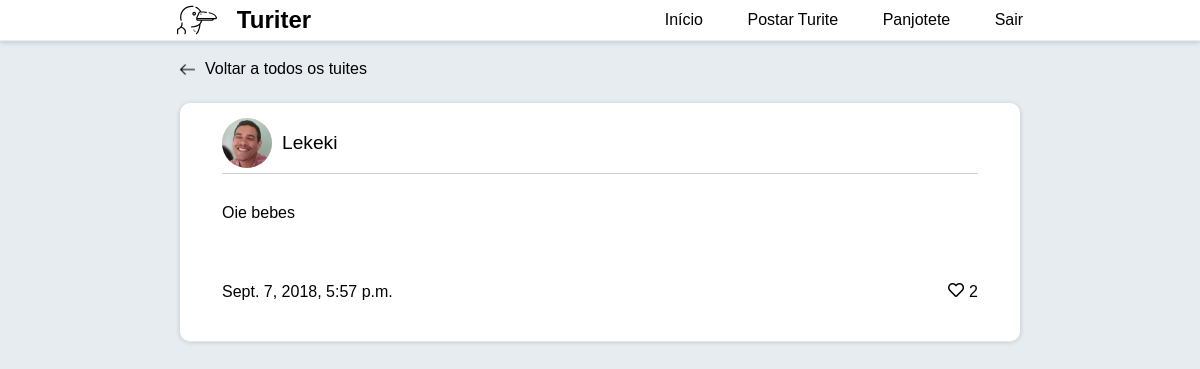
Page /tuite/69 (signed in) on the committed database.
### users/models.py (models this page shows, shortened)
class User(AbstractUser):
    followers = models.ManyToManyField('self', blank=True, symmetrical=False)
    following = models.ManyToManyField('self', blank=True, related_name='seguindo', symmetrical=False)
    picture = models.ImageField('Foto de perfil', default='img/blank-pic.png')
    liked_tuites = models.ManyToManyField('tuites.Tuite', related_name='liked_by', blank=True)

### tuites/models.py (models this page shows)
class Tuite(models.Model):
    content = models.CharField('Tuite', max_length=280)
    author = models.ForeignKey('users.User', on_delete=models.CASCADE, related_name='tuites')
    date_created = models.DateTimeField(auto_now_add=True)
    objects = TuitesManager()
    @property
    def likes_count(self):
        return self.liked_by.count()
    def __str__(self):
        return f'{self.content}'
    class Meta:
        ordering = ('content', )

### tuites/views.py (the view)
# urls.py: path('tuite/<int:pk>', SingleTuiteView.as_view(), name='tuite'),
class SingleTuiteView(generic.DetailView):
    template_name = 'single_tuite.html'
    model = Tuite
    context_object_name = 'tuite'

### templates/templatetags/user_liked.py (called while the page is built)
@register.simple_tag(takes_context=True)
def liked_tuite_heart_icon(context):
    user = context.get('user')
    tuite = context.get('tuite')
    if(user.is_authenticated):
        if user.liked_tuites.filter(id__in=[tuite.id]).exists():
            return "fas fa-heart"
    return "far fa-heart"

### templates/single_tuite.html
{% extends 'base.html' %}
{% load staticfiles %}
{% block body %}
    <div class="back-container" id="single-tuite-back">
        <a href="{% url 'tuites:home' %}">
            <img src="{% static 'img/left-arrow.png' %}" alt="">
            Voltar a todos os tuites
        </a>
    </div>
    {% include 'includes/card.html' %}
{% endblock %}

### templates/includes/menu.html (shortened to what this page needs)
{% load staticfiles %}
<nav id="nav">
    <a href="{% url 'index' %}" id="logo">
        <img src="{% static 'img/albatross.svg' %}" alt="">
        <h1 id="logomarca">Turiter</h1>
    </a>
    <div id="nav-buttons">
        <a href="{% url 'index' %}">Início</a>
        <a href="{% url 'tuites:post_tuite' %}">Postar Turite</a>
        {% if user.is_authenticated %}
            <a href="{% url 'users:profile' request.user.pk %}"> {{ request.user.username }}</a>
            <a href="{% url 'users:logout' %}"> Sair</a>
        {% else %}
            <a href="{% url 'users:login' %}">Login</a>
            <a href="{% url 'users:signup' %}">Cadastro</a>
        {% endif %}
    </div>
</nav>

### templates/includes/card.html
{% load static %}
{% load user_liked %}
<div id="tuite">
    <div id="user-block">
        <img src="{{ tuite.author.picture.url }}" alt="">
        <a href="{% url 'users:profile' tuite.author.pk %}" id="username"> {{ tuite.author }}</a>
    </div>
    <div id="tuite-text">
        {{ tuite }}
    </div>
    <div id="reactions">
        <p>{{ tuite.date_created }}</p>
        <div>
            <a href="{% url 'tuites:like' tuite.id %}" class="like-tuite">
                <i class="{% liked_tuite_heart_icon %}"></i> {{ tuite.likes_count }}
            </a>
        </div>
    </div>
</div>

### static/css/style.css (style rules this page uses)
body { font-family: sans-serif; margin: 0; background: #e6ecf0; display: flex; flex-direction: column; align-items: center; }
#logo { display: flex; flex-direction: row; align-items: center; justify-content: center; }
#logo img { width: 40px; padding: 0 20px 0 0; }
#nav { display: flex; flex-direction: row; justify-content: space-around; background-color: white; width: 100%; align-items: center; position: fixed; box-shadow: 0 1px 1px 0 #ECECEC, 0 2px 5px 0 rgba(0, 0, 0, 0.19); }
#nav-buttons a { border-bottom: 3px solid white; transition: all 0.2s ease-out; }
#nav a { margin: 0 20px 0 20px; color: black; }
#tuite { display: flex; flex-direction: column; align-items: center; justify-content: space-around; background-color: white; width: 70%; margin: 25px 0 25px 0; box-shadow: 0 1px 1px 0 #ECECEC, 0 1px 5px 0 rgba(0, 0, 0, 0.19); border-radius: 10px; }
#user-block { display: flex; flex-direction: row; align-items: center; justify-content: flex-start; width: 90%; border-bottom: 1px solid rgb(209, 209, 209); margin: 10px 0 10px 0; padding: 5px 0 5px 0; }
#user-block img { width: 50px; background-color: #ddd; border-radius: 100%; height: 50px; object-fit: cover; width: 50px; margin: 0 10px 0 0; }
#user-block a { color: black; font-size: 1.2rem; }
#tuite-text { width: 90%; padding: 20px 0 20px 0; }
#reactions { width: 90%; display: flex; flex-direction: row; align-items: center; justify-content: space-between; padding: 20px 0 20px 0; }
#reactions div { display: flex; flex-direction: row; align-items: center; justify-content: center; padding: 20px 0 20px 0; }
#reactions div a { color: black; display: flex; align-items: center; justify-content: space-between; }
#reactions div a i { transition: all 0.1s linear; height: auto; margin: 0 5px 3px 0; }
h1, h2, h3, p { margin: 0; }
a, u { text-decoration: none; }
#single-tuite-back { width: 70%; padding-bottom: 0; padding-top: 20px; }

### static/css/edits.css (style rules this page uses)
.back-container { width: 100%; flex-direction: row; display: flex; align-items: center; justify-content: flex-start; padding: 0 0 10px 0; }
.back-container a { display: flex; align-items: center; color: black; }
.back-container a img { width: 15px; margin: 0 10px 0 0; }

### rows in the picture
User: user.username "Panjotete"
Tuite: author.picture (picture), author "Lekeki", content "Oie bebes", date_created "Sept. 7, 2018, 5:57 p.m.", likes_count "2"
